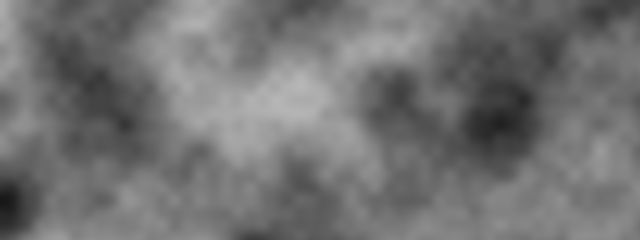
Frame 1 (no input)
Frame 60 (no input): identical to frame 1, image omitted
Frame 120 (the mouse pressed at the canvas centre since frame 60): identical to frame 1, image omitted

The p5.js sketch that drew this single still picture (run headless with seeded random() and noise() and a simulated clock; from frame 60 on, the mouse is pressed at the canvas centre):

// p5.js sketch
// ── sketch.js
// Figure 0.9: 2D noise, each pixel represents a noise value as a grayscale color

function setup() {
  createCanvas(640, 240);

  loadPixels();
  let xoff = 0.0;

  for (let x = 0; x < width; x++) {
    let yoff = 0.0;

    for (let y = 0; y < height; y++) {
      let bright = map(noise(xoff, yoff), 0, 1, 0, 255);
      set(x, y, floor(bright));
      yoff += 0.01;
    }
    xoff += 0.01;
  }
  updatePixels();
}

function draw() {
}
